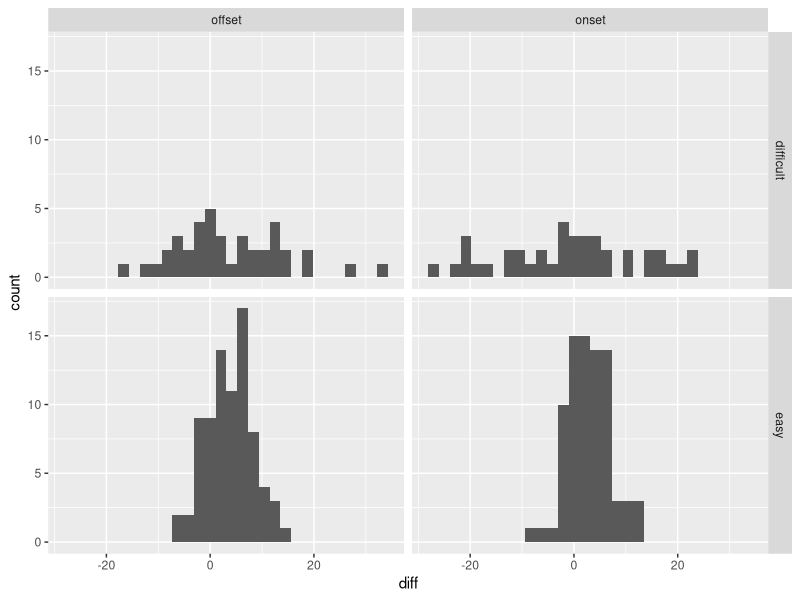

Generate this figure with R:
# Exercise 9.3: Analyze boundary differences
# Phonetic Research in Practice, companion exercise script (MIT License).
# Run from the repository root; the excerpts printed in the book are taken from this file.

# --- Part 1 of 2 ---
library(readr); library(dplyr); library(tidyr); library(ggplot2)
b <- read_tsv("companion/data/ch09/synthetic_annotation/boundary_judgments.tsv") |>
  select(item_id, speaker_id, condition, boundary_type, annotator_id, time_ms) |>
  pivot_wider(names_from = annotator_id, values_from = time_ms) |>
  mutate(diff = SYN_RATER_B - SYN_RATER_A)
b |> group_by(boundary_type, condition) |>
  summarise(n = n(), mean_signed = mean(diff), median_abs = median(abs(diff)),
            q05 = quantile(diff, .05), q95 = quantile(diff, .95), .groups = "drop")
ggplot(b, aes(diff)) + geom_histogram(bins = 30) + facet_grid(condition ~ boundary_type)

# --- Part 2 of 2 ---
tol <- c(strict = 5, loose = 20)   # milliseconds, fixed before looking at the differences
within <- function(d) d |> group_by(boundary_type, condition) |>
  summarise(strict = mean(abs(diff) <= tol["strict"]), loose = mean(abs(diff) <= tol["loose"]), .groups = "drop")
set.seed(93); by_spk <- split(b, b$speaker_id)
boot <- bind_rows(lapply(1:1000, function(i)
  within(bind_rows(by_spk[sample(names(by_spk), replace = TRUE)]))))
ci <- boot |> group_by(boundary_type, condition) |>
  summarise(across(c(strict, loose), list(lo = ~quantile(.x, .025), hi = ~quantile(.x, .975))), .groups = "drop")
left_join(within(b), ci, by = c("boundary_type", "condition"))
